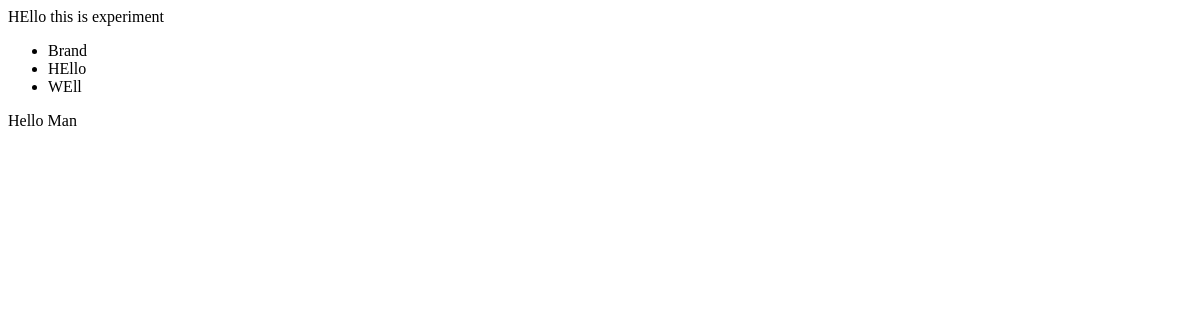
/blog/, run on an earlier commit of the app's database.
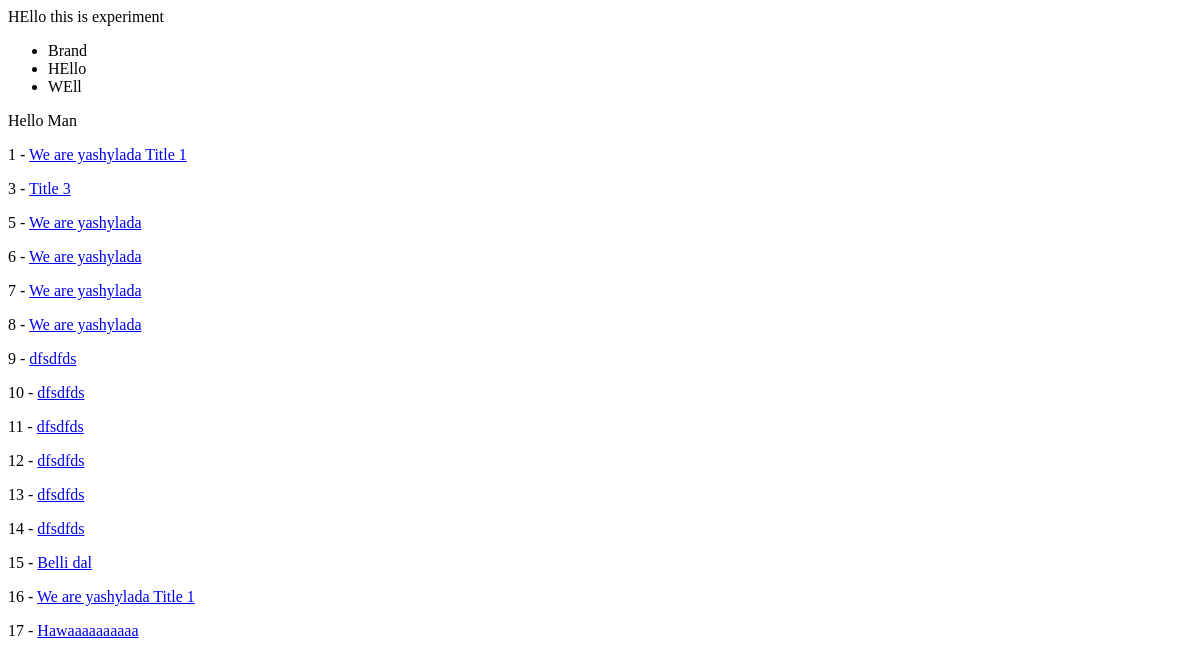
And on a later commit of the database.
### blog/models.py (models this page shows)
class Article (models.Model):
    title       = models.CharField(max_length=120)
    content     = models.TextField()
    active      = models.BooleanField(default=True)
    def get_absolute_url(self):   # shu browserda chykaryar we adminda sohranit edyar..
        return reverse("article-detail", kwargs={'id': self.id})

### blog/views.py (the view)
# urls.py: path('', ArticleListView.as_view(), name='article-list'),
class ArticleListView(ListView):        #browserda list doredyar...
    template_name = 'blog1/article_list.html'
    queryset = Article.objects.all()

### templates/blog1/article_list.html
{% extends 'base.html' %}
{% block content %}
{% for instance in object_list %}
    <p>{{instance.id }} - <a href="{{ instance.get_absolute_url }}">{{instance.title }}</a></p>
{% endfor %}
{% endblock %}

### products/templates/base.html (shortened to what this page needs)
<!doctype html>
<html lang="">
<head>
</head>
    {% include "navbar.html" %}
    {% include "well.html" %}
    {% block content %}{% endblock %}
</html>

### products/templates/navbar.html
<nav>
    <ul>
        <li>Brand</li>
        <li>HEllo</li>
        <li>WEll</li>
    </ul>
</nav>

### products/templates/well.html
<text>
    Hello Man
</text>

What changed in the data, as far as the page shows it:
added Article: id "1", title "We are yashylada Title 1"
added Article: id "3", title "Title 3"
added Article: id "5", title "We are yashylada"
added Article: id "6", title "We are yashylada"
added Article: id "7", title "We are yashylada"
added Article: id "8", title "We are yashylada"
added Article: id "9", title "dfsdfds"
added Article: id "10", title "dfsdfds"
added Article: id "11", title "dfsdfds"
added Article: id "12", title "dfsdfds"
added Article: id "13", title "dfsdfds"
added Article: id "14", title "dfsdfds"
added Article: id "15", title "Belli dal"
added Article: id "16", title "We are yashylada Title 1"
added Article: id "17", title "Hawaaaaaaaaaa"
